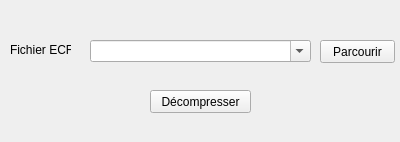
<?xml version="1.0" encoding="UTF-8"?>
<ui version="4.0">
 <class>UncompressWindow</class>
 <widget class="QWidget" name="UncompressWindow">
  <property name="geometry">
   <rect>
    <x>0</x>
    <y>0</y>
    <width>400</width>
    <height>142</height>
   </rect>
  </property>
  <property name="windowTitle">
   <string>Form</string>
  </property>
  <widget class="QComboBox" name="ecfFile">
   <property name="geometry">
    <rect>
     <x>90</x>
     <y>40</y>
     <width>221</width>
     <height>22</height>
    </rect>
   </property>
   <property name="editable">
    <bool>true</bool>
   </property>
  </widget>
  <widget class="QPushButton" name="browse">
   <property name="geometry">
    <rect>
     <x>320</x>
     <y>40</y>
     <width>75</width>
     <height>23</height>
    </rect>
   </property>
   <property name="text">
    <string>Parcourir</string>
   </property>
  </widget>
  <widget class="QLabel" name="label">
   <property name="geometry">
    <rect>
     <x>10</x>
     <y>40</y>
     <width>61</width>
     <height>20</height>
    </rect>
   </property>
   <property name="text">
    <string>Fichier ECF :</string>
   </property>
  </widget>
  <widget class="QPushButton" name="uncompress">
   <property name="geometry">
    <rect>
     <x>150</x>
     <y>90</y>
     <width>101</width>
     <height>23</height>
    </rect>
   </property>
   <property name="text">
    <string>Décompresser</string>
   </property>
  </widget>
 </widget>
 <resources/>
 <connections/>
</ui>
